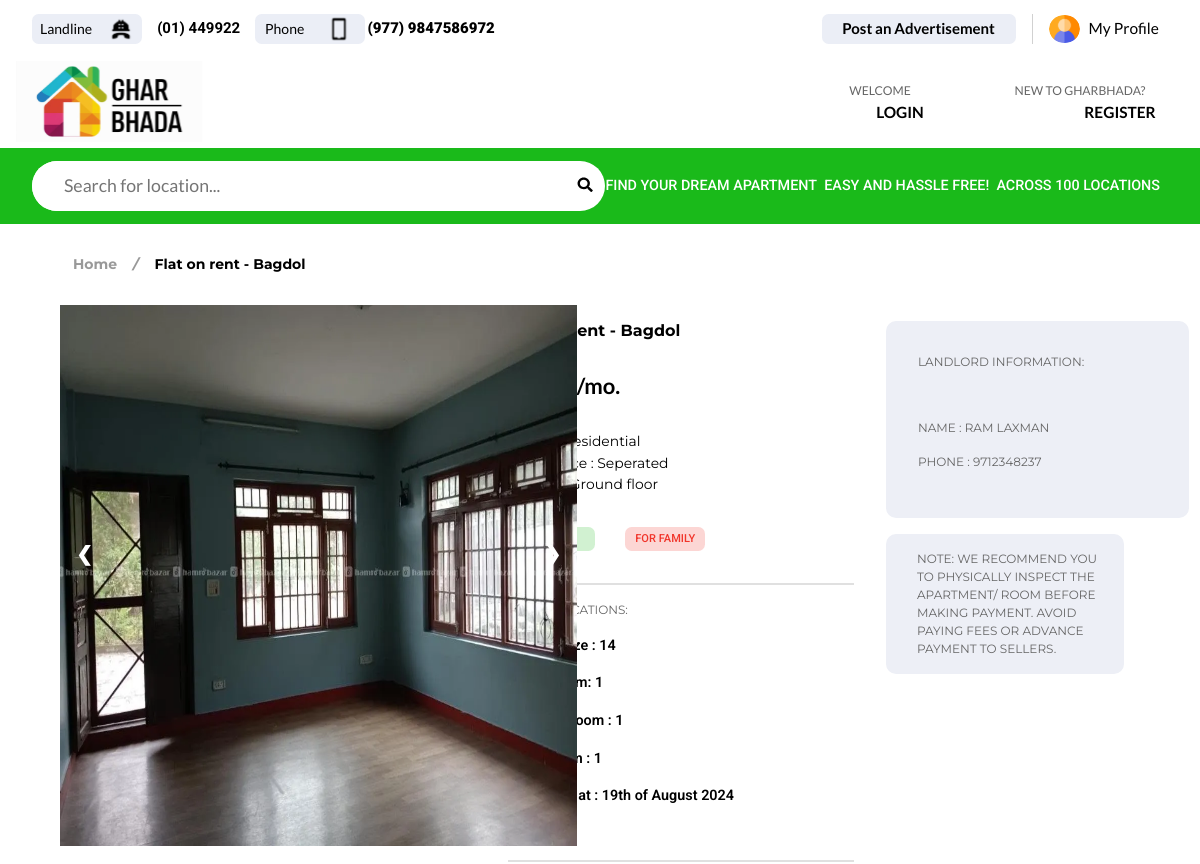
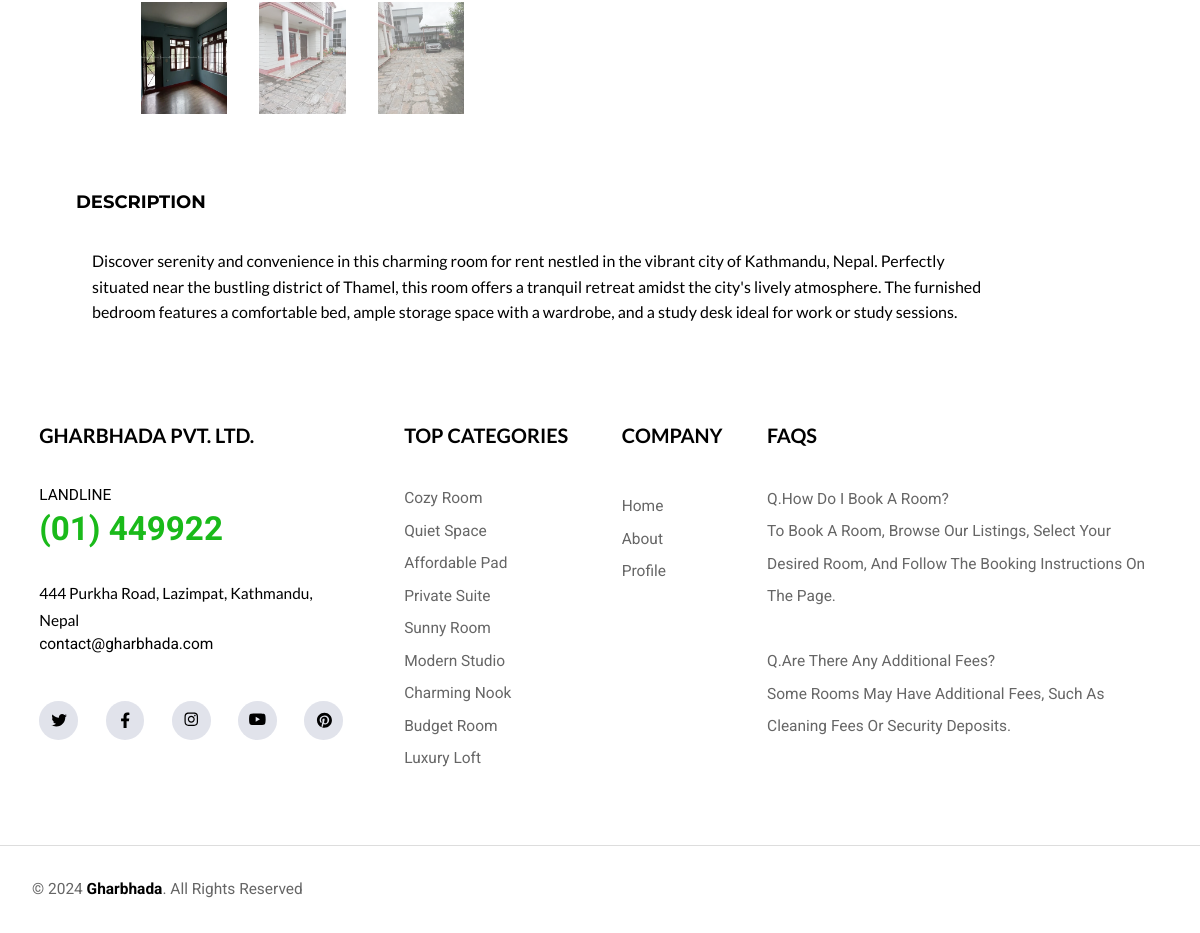
The page /components/SinglePost.php?post_id=17 on the database its author committed (2 pictures, top to bottom).
### tables this page shows
CREATE TABLE `posts` (
  `id` int(11) NOT NULL,
  `user_id` int(11) NOT NULL,
  `name` varchar(255) NOT NULL,
  `phone_number` varchar(20) NOT NULL,
  `title` varchar(255) NOT NULL,
  `rent` decimal(10,2) NOT NULL,
  `location` varchar(255) NOT NULL,
  `type` enum('residential','commercial') NOT NULL,
  `floor` varchar(40) DEFAULT NULL,
  `entrance` varchar(255) NOT NULL,
  `for_whom` enum('family','single') NOT NULL,
  `road_size` int(11) NOT NULL,
  `bedrooms` int(11) NOT NULL,
  `living_rooms` int(11) NOT NULL,
  `restrooms` int(11) NOT NULL,
  `image1` varchar(255) DEFAULT NULL,
  `image2` varchar(255) DEFAULT NULL,
  `image3` varchar(255) DEFAULT NULL,
  `description` text NOT NULL,
  `created_at` timestamp NOT NULL DEFAULT current_timestamp(),
  `updated_at` timestamp NOT NULL DEFAULT current_timestamp() ON UPDATE current_timestamp()
);

### Models/PostCRUDModel.php (called while the page is built, shortened)
<?php
class PostCRUD
{
    private $db;
    public function __construct($db)
    {
        $this->db = $db;
    }
    public function getSinglePost($id)
    {
        $query = "SELECT * FROM Posts WHERE id = ?";
        $stmt = $this->db->prepare($query);
        $stmt->bind_param('i', $id);
        $stmt->execute();
        $result = $stmt->get_result();
        $post = $result->fetch_assoc();
        return $post;
    }
}
?>

### components/SinglePost.php (the view, shortened to what this page needs)
<?php
require_once '../Models/PostCRUDModel.php';
require_once '../Database/DatabaseConnection.php';
$PostCRUDModel = new PostCRUD($db);
if (isset($_GET['post_id'])) {
    $id = $_GET['post_id'];
    $SinglePost = $PostCRUDModel->getSinglePost($id);
} else {
    echo "No post ID provided.";
    exit();
}
function formatDate($dateString) {
  $date = new DateTime($dateString);
  return $date->format('jS \of F Y');
}
$formattedDate = formatDate($SinglePost['created_at']);
?>
<!DOCTYPE html>
<html lang="en">
<head>
    <link rel="stylesheet" href="../css/style.css">
    <link rel="stylesheet" href="../css/login.css">
    <link rel="stylesheet" href="../css/SinglePost.css">
</head>
<body>
    <?php
        include 'header.php';
    ?>
     <section id="SinglePost">
        <div id="pageLocation">
            <p id="pageLocationText">Home <i>/</i> <b><?php echo($SinglePost['title']) ?></b></p>
        </div>
        <div id="SinglePostMain">
            <div id="SinglePostInfo">
                <div id="SinglePostImage">
                    <div class="container">
                        <div class="mySlides">
                          <img src="<?php echo($SinglePost['image1']) ?>" class="SlideMain">
                        </div>
                        <a class="prev" onclick="plusSlides(-1)">❮</a>
                        <a class="next" onclick="plusSlides(1)">❯</a>
                        <div class="row">
                          <div class="column">
                            <img class="demo cursor" src="<?php echo($SinglePost['image1']) ?>" style="width:100%" onclick="currentSlide(1)" alt="The Woods">
                          </div>
                          <div class="column">
                            <img class="demo cursor" src="<?php echo($SinglePost['image2']) ?>" style="width:100%" onclick="currentSlide(2)" alt="Cinque Terre">
                          </div>
                          <div class="column">
                            <img class="demo cursor" src="<?php echo($SinglePost['image3']) ?>" style="width:100%" onclick="currentSlide(3)" alt="Mountains and fjords">
                          </div>
                        </div>
                      </div>
                </div>
                <div id="SinglePostSpec">
                    <h1 id="SinglePostTitle"><?php echo($SinglePost['title']) ?></h1>
                    <h2 id="SinglePostPrice"><?php echo number_format($SinglePost['rent']) ?>/mo.</h2>
                    <ul id="SinglePostType">
                        <li id="Type">Type : <?php echo($SinglePost['type']) ?></li>
                        <li id="Entrance">Entrance : <?php echo($SinglePost['entrance']) ?></li>
                        <li id="Floor">Floor : <?php echo($SinglePost['floor']) ?></li>
                    </ul>
                    <div id="roomCardType">
                        <div id="roomCardTypeLocation"><?php echo($SinglePost['location']) ?></div>
                        <div id="roomCardTypeForNumber">For <?php echo($SinglePost['for_whom']) ?></div>
                      </div>
                      <div id="Specification">
                        <h1>Specifications:</h1>
                        <p>Road Size : <?php echo($SinglePost['road_size']) ?></p>
                        <p>Bathroom: <?php echo($SinglePost['restrooms']) ?></p>
                        <p>Living Room : <?php echo($SinglePost['living_rooms']) ?></p>
                        <p>Bedroom : <?php echo($SinglePost['bedrooms']) ?></p>
                        <p>Created at : <?php echo($formattedDate) ?></p>
                      </div>
                </div>
                <div id="SinglePostContact">
                    <div id="LanlordInfo">
                        <h1>LANDLORD INFORMATION:</h1>
                        <div id="LandlordName">
                        <p>name : <?php echo($SinglePost['name']) ?></p>
                        <p>phone : <?php echo($SinglePost['phone_number']) ?></p>
                    </div>
                    </div>
                    <div id="Note">
                        <p>Note: We recommend you to physically inspect the apartment/ room before making payment. Avoid paying fees or advance payment to sellers. </p>
                    </div>
                </div>
            </div>
        </div>
        <div id="SinglePostDescription">
            <h1>description</h1>
            <p><?php echo($SinglePost['description']) ?> </p>
        </div>
    </section>
    <?php
        include 'footer.php';
    ?>
</body>
</html>

### css/style.css (style rules this page uses)
* { margin: 0; padding: 0; box-sizing: border-box; }
body { font-family: 'Roboto', sans-serif, Lato; background-color: #f1f1f1; width: 100%; height: 100%; }
#roomCardType { display: flex; width: 84%; align-items: center; justify-content: space-between; margin-top: 1.96rem; }
#roomCardTypeLocation { width: 5.46081rem; height: 1.48113rem; flex-shrink: 0; border-radius: 0.41475rem; background: rgba(26, 186, 26, 0.2); color: #1ABA1A; font-family: Roboto; font-size: 0.69125rem; font-style: normal; font-weight: 500; line-height: 1.03688rem; text-transform: uppercase; display: flex; align-items: center; justify-content: center; }
#roomCardTypeForNumber { width: 4.99288rem; height: 1.48113rem; flex-shrink: 0; border-radius: 0.41475rem; background: rgba(241, 53, 43, 0.2); color: #F1352B; font-family: Roboto; font-size: 0.69125rem; font-style: normal; font-weight: 500; line-height: 1.03688rem; text-transform: uppercase; display: flex; align-items: center; justify-content: center; }

### css/login.css (style rules this page uses)
#pageLocation { width: 100%; height: 5.07306rem; background: #FFF; padding-left: 4.56rem; display: flex; align-items: center; }
#pageLocationText { color: #999; font-family: Montserrat; font-size: 0.87681rem; font-style: normal; font-weight: 700; line-height: 1.31525rem; display: flex; gap: 1rem; }
#pageLocationText b { color: #000; font-family: Montserrat; font-size: 0.87681rem; font-style: normal; font-weight: 700; line-height: 1.31525rem; }

### rows shown on the page
posts: title "Flat on rent - Bagdol", image1 (picture), image2 (picture), image3 (picture), type "residential", entrance "Seperated", floor "Ground floor", for_whom "FAMILY", road_size "14", restrooms "1", living_rooms "1", bedrooms "1", created_at "19th of August 2024", name "RAM LAXMAN", phone_number "9712348237", description "Discover serenity and convenience in this charming room for rent nestled in the vibrant city of Kathmandu, Nepal. Perfectly situated near the bustling district of Thamel, this room offers a tranquil retreat amidst the city's lively atmosphere. The furnished bedroom features a comfortable bed, ample storage space with a wardrobe, and a study desk ideal for work or study sessions."
